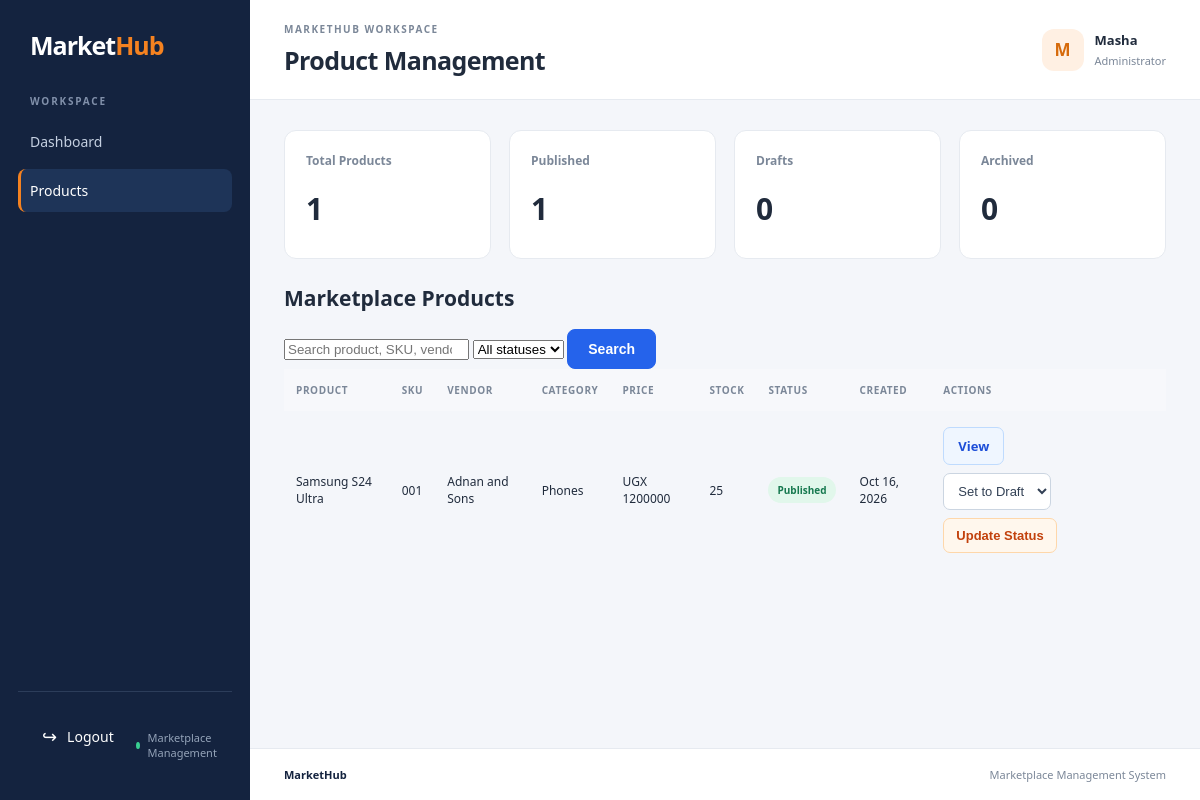
Page /dashboard/admin/products/ (signed in) on the earlier database version.
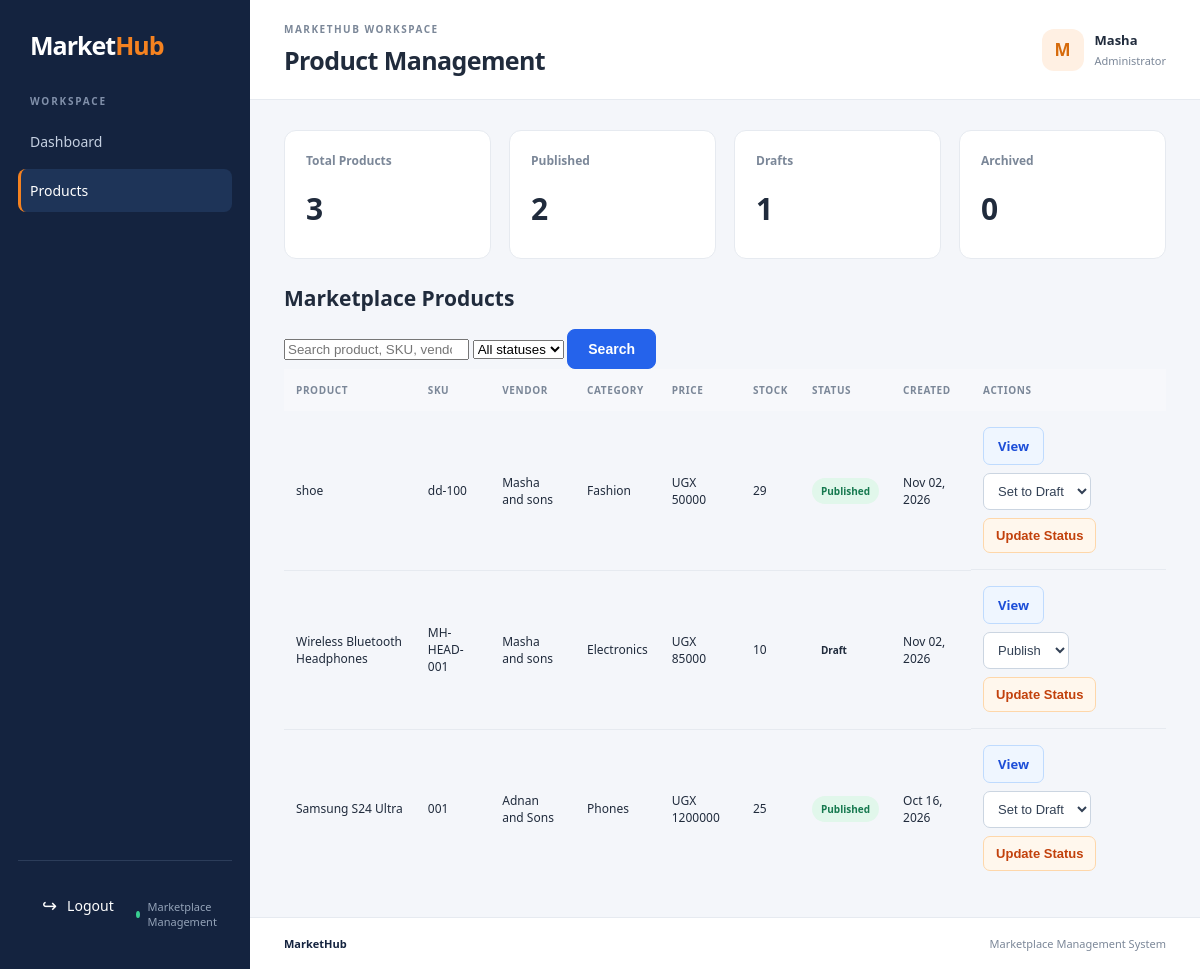
Same page on the later database version.
### products/models.py (models this page shows, shortened)
class Product(models.Model):
    class Status(models.TextChoices):
        DRAFT = "DRAFT", "Draft"
        PUBLISHED = "PUBLISHED", "Published"
        ARCHIVED = "ARCHIVED", "Archived"
    vendor = models.ForeignKey(
        "vendors.Vendor",
        on_delete=models.PROTECT,
        related_name="products",
    )
    category = models.ForeignKey(
        Category,
        on_delete=models.PROTECT,
        related_name="products",
    )
    brand = models.ForeignKey(
        "Brand",
        on_delete=models.SET_NULL,
        null=True,
        blank=True,
        related_name="products",
    )
    name = models.CharField(max_length=200)
    slug = models.SlugField(max_length=220, blank=True)
    sku = models.CharField(max_length=100)
    description = models.TextField()
    price = models.DecimalField(max_digits=12, decimal_places=2)
    stock_quantity = models.PositiveIntegerField(default=0)
    status = models.CharField(
        max_length=10,
        choices=Status.choices,
        default=Status.DRAFT,
    )
    created_at = models.DateTimeField(auto_now_add=True)
    updated_at = models.DateTimeField(auto_now=True)
    class Meta:
        constraints = [
            models.UniqueConstraint(
                fields=["vendor", "sku"],
                name="unique_vendor_sku",
            ),
            models.UniqueConstraint(
                fields=["vendor", "slug"],
                name="unique_vendor_product_slug",
            ),
        ]
        ordering = ["-created_at"]

class Category(models.Model):
    name = models.CharField(max_length=100, unique=True)
    slug = models.SlugField(max_length=120, unique=True, blank=True)
    description = models.TextField(blank=True)
    parent = models.ForeignKey(
        "self",
        on_delete=models.SET_NULL,
        null=True,
        blank=True,
        related_name="subcategories",
    )
    is_active = models.BooleanField(default=True)
    created_at = models.DateTimeField(auto_now_add=True)

### vendors/models.py (models this page shows, shortened)
class Vendor(models.Model):
    class Status(models.TextChoices):
        PENDING = "PENDING", "Pending approval"
        APPROVED = "APPROVED", "Approved"
        REJECTED = "REJECTED", "Rejected"
        SUSPENDED = "SUSPENDED", "Suspended"
    user = models.OneToOneField(
        settings.AUTH_USER_MODEL,
        on_delete=models.CASCADE,
        related_name="vendor_profile",
    )
    store_name = models.CharField(max_length=150, unique=True)
    slug = models.SlugField(max_length=170, unique=True, blank=True)
    description = models.TextField(blank=True)
    phone_number = models.CharField(max_length=20, blank=True)
    business_address = models.TextField(blank=True)
    status = models.CharField(
        max_length=10,
        choices=Status.choices,
        default=Status.PENDING,
    )
    created_at = models.DateTimeField(auto_now_add=True)
    updated_at = models.DateTimeField(auto_now=True)

### ecommerce/views.py (the view, shortened to what this page needs)
@login_required
@user_passes_test(is_marketplace_admin)
def product_management(request):
    search_query = request.GET.get("q", "").strip()
    status_filter = request.GET.get("status", "").strip()
    products = (
        Product.objects
        .select_related("vendor", "category", "brand")
        .order_by("-created_at")
    )
    valid_statuses = Product.Status.values
    if status_filter in valid_statuses:
        products = products.filter(status=status_filter)
    else:
        status_filter = ""
    context = {
        "products": products,
        "search_query": search_query,
        "status_filter": status_filter,
        "total_products": Product.objects.count(),
        "published_products": Product.objects.filter(
            status=Product.Status.PUBLISHED
        ).count(),
        "draft_products": Product.objects.filter(
            status=Product.Status.DRAFT
        ).count(),
        "archived_products": Product.objects.filter(
            status=Product.Status.ARCHIVED
        ).count(),
    }
    return render(
        request,
        "dashboards/product_management.html",
        context,
    )

### carts/context_processors.py (called while the page is built)
def cart_item_count(request):
    if not request.user.is_authenticated:
        return {"cart_item_count": 0}
    cart = Cart.objects.filter(
        user=request.user,
        status=Cart.Status.ACTIVE,
    ).first()
    if cart is None:
        return {"cart_item_count": 0}
    return {
        "cart_item_count": sum(
            item.quantity for item in cart.items.all()
        )
    }

### ecommerce/views.py (called while the page is built)
def is_marketplace_admin(user):
    return user.is_staff or user.is_superuser

### products/views.py (called while the page is built)
def navigation_categories(request):
    categories = (
        Category.objects
        .filter(is_active=True, parent__isnull=True)
        .prefetch_related("subcategories")
        .order_by("name")
    )
    return {
        "navigation_categories": categories,
    }

### templates/dashboards/product_management.html (shortened to what the changed rows need)
{% extends "dashboards/base.html" %}
{% block page_heading %}
Product Management
{% endblock %}
{% block content %}
<div class="stats-grid">
    <div class="stat-card">
        <div class="stat-label">Total Products</div>
        <div class="stat-value">{{ total_products }}</div>
    </div>
    <div class="stat-card">
        <div class="stat-label">Published</div>
        <div class="stat-value">{{ published_products }}</div>
    </div>
    <div class="stat-card">
        <div class="stat-label">Drafts</div>
        <div class="stat-value">{{ draft_products }}</div>
    </div>
</div>
<div class="dashboard-panel">
    <div class="panel-header">
        <h2>Marketplace Products</h2>
    </div>
    <div class="table-responsive">
        <table class="dashboard-table">
            <thead>
                <tr>
                    <th>Product</th>
                    <th>SKU</th>
                    <th>Vendor</th>
                    <th>Category</th>
                    <th>Price</th>
                    <th>Stock</th>
                    <th>Status</th>
                    <th>Created</th>
                    <th>Actions</th>
                </tr>
            </thead>
            <tbody>
                {% for product in products %}
                    <tr>
                        <td>{{ product.name }}</td>
                        <td>{{ product.sku }}</td>
                        <td>{{ product.vendor.store_name }}</td>
                        <td>{{ product.category.name }}</td>
                        <td>UGX {{ product.price|floatformat:0 }}</td>
                        <td>{{ product.stock_quantity }}</td>
                        <td>
                            {% if product.status == "PUBLISHED" %}
                                <span class="status-badge status-approved">
                                    Published
                                </span>
                            {% elif product.status == "DRAFT" %}
                                <span class="status-badge">
                                    Draft
                                </span>
                            {% else %}
                                <span class="status-badge status-rejected">
                                    Archived
                                </span>
                            {% endif %}
                        </td>
                        <td>{{ product.created_at|date:"M d, Y" }}</td>
                        <td class="product-actions">
                            <a
                                href="{% url 'products:product_detail' product.pk product.slug %}"
                                class="product-view-btn"
                            >
                                View
                            </a>
                            <form
                                method="post"
                                action="{% url 'update_product_status' product.pk %}"
                            >
                                <select name="status" aria-label="New product status">
                                    {% if product.status != "DRAFT" %}
                                        <option value="DRAFT">Set to Draft</option>
                                    {% endif %}
                                    {% if product.status != "PUBLISHED" %}
                                        <option value="PUBLISHED">Publish</option>
                                    {% endif %}
                                </select>
                                <button type="submit" class="product-status-btn">
                                    Update Status
                                </button>
                            </form>
                        </td>
                    </tr>
                {% empty %}
                    <tr>
                        <td colspan="8">
                            No products found.
                        </td>
                    </tr>
                {% endfor %}
            </tbody>
        </table>
    </div>
</div>
{% endblock %}

Differences in the rows shown:
added Product: name "shoe", sku "dd-100", vendor.store_name "Masha and sons", category.name "Fashion", price "50000", stock_quantity "29", shows "Published", created_at "Nov 02, 2026", status "Set to Draft"
added Product: name "Wireless Bluetooth Headphones", sku "MH-HEAD-001", vendor.store_name "Masha and sons", category.name "Electronics", price "85000", stock_quantity "10", shows "Draft", created_at "Nov 02, 2026", status "Publish"
Other differences:
{{ total_products }}: "1" → "3"
{{ published_products }}: "1" → "2"
{{ draft_products }}: "0" → "1"
